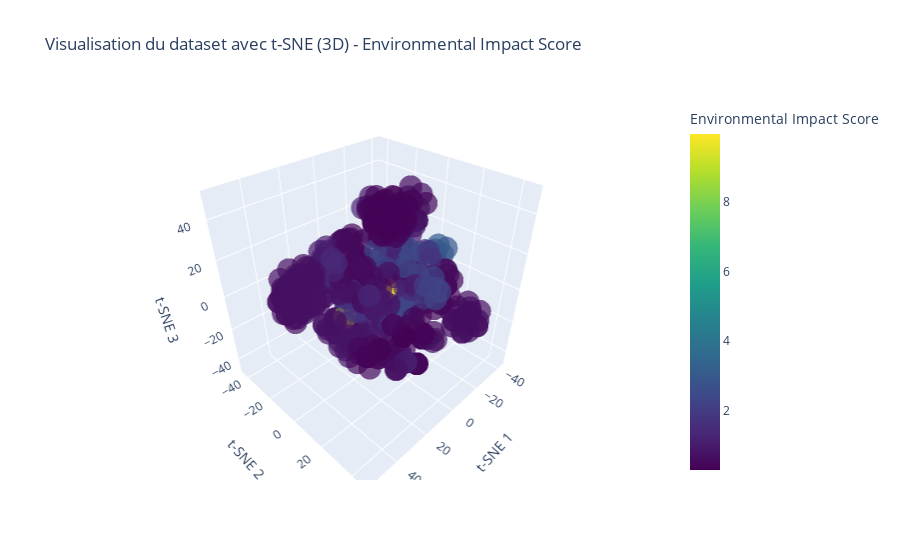
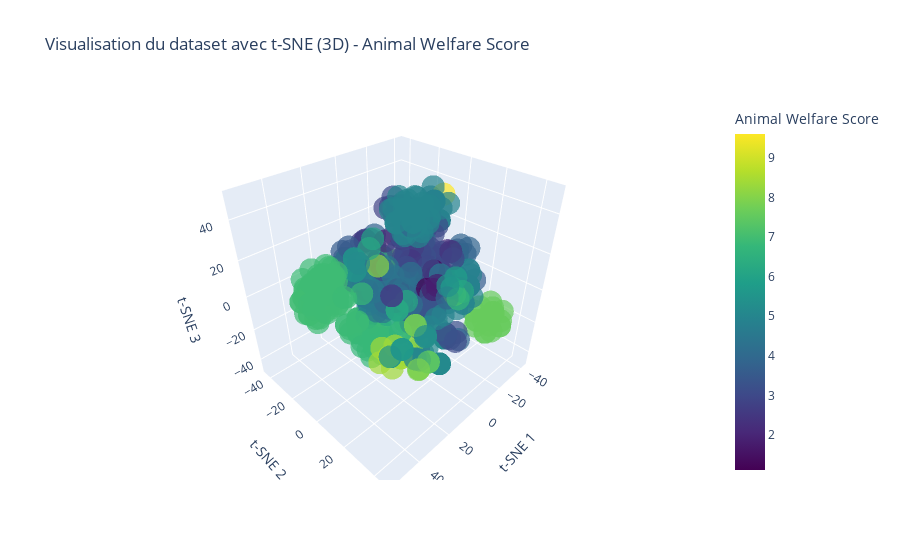
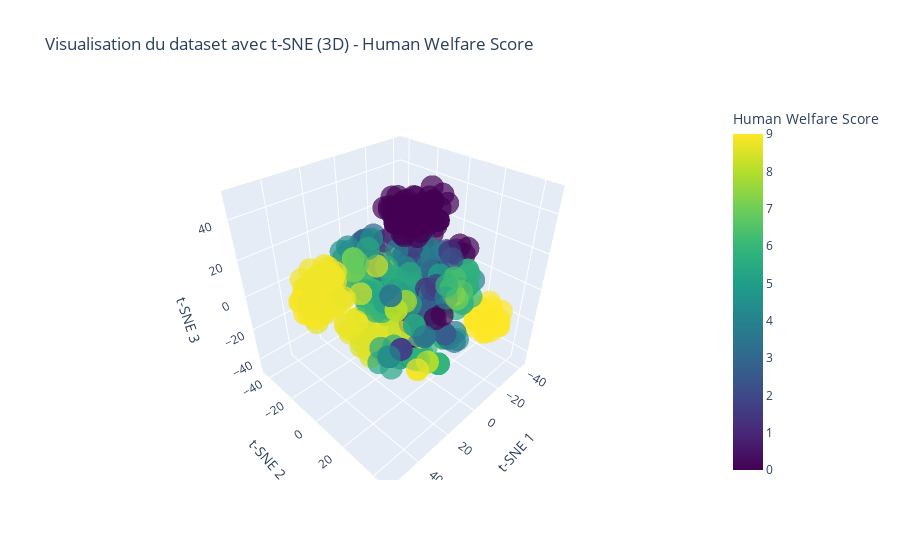
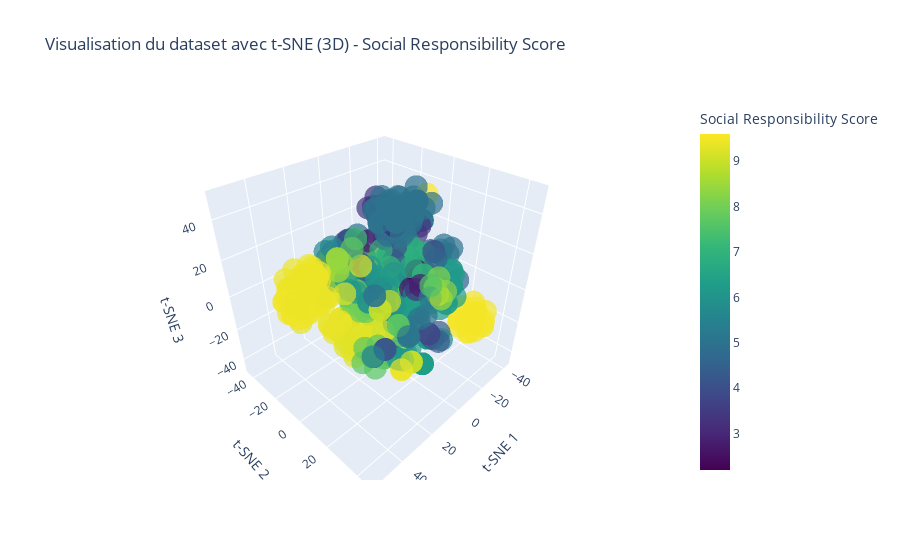

The cell these charts' notebook holds for them, in order:
### Code cell
#3D plot TSNE
df = clothes_df.drop(['Type', 'Environmental Impact Score', 'Animal Welfare Score', 'Human Welfare Score', 'Social Responsibility Score'], axis=1)

tsne = TSNE(n_components=3, random_state=42)
transformed_data = tsne.fit_transform(df)

# Créer un DataFrame avec les données transformées
tsne_df = pd.DataFrame(transformed_data, columns=['t-SNE 1', 't-SNE 2', 't-SNE 3'])

# Ajouter les colonnes de scores au DataFrame tsne_df
score_columns = ['Environmental Impact Score', 'Animal Welfare Score', 'Human Welfare Score', 'Social Responsibility Score']
tsne_df[score_columns] = clothes_df[score_columns]

# Créer et afficher des graphiques séparés pour chaque KPI
for score in score_columns:
    fig = px.scatter_3d(tsne_df, x='t-SNE 1', y='t-SNE 2', z='t-SNE 3',
                        color=score, color_continuous_scale='Viridis', opacity=0.7,
                        title=f"Visualisation du dataset avec t-SNE (3D) - {score}")
    fig.write_image(f"images/3D_TSNE_{score}.svg")
    fig.show()

### Figure 1 — Plotly figure (JSON) as saved in the notebook; plotly's stock layout.template omitted (floating-point values rounded to 4 significant figures; data arrays with more than 128 entries replaced by an {"elided": "..."} marker saying what was removed)
{"data": [{"hovertemplate": "t-SNE 1=%{x}<br>t-SNE 2=%{y}<br>t-SNE 3=%{z}<br>Environmental Impact Score=%{marker.color}<extra></extra>", "legendgroup": "", "marker": {"color": {"elided": "718 float values"}, "coloraxis": "coloraxis", "opacity": 0.7, "symbol": "circle"}, "mode": "markers", "name": "", "scene": "scene", "showlegend": false, "type": "scatter3d", "x": {"elided": "718 float values"}, "y": {"elided": "718 float values"}, "z": {"elided": "718 float values"}}], "layout": {"coloraxis": {"colorbar": {"title": {"text": "Environmental Impact Score"}}, "colorscale": [[0, "#440154"], [0.1111, "#482878"], [0.2222, "#3e4989"], [0.3333, "#31688e"], [0.4444, "#26828e"], [0.5556, "#1f9e89"], [0.6667, "#35b779"], [0.7778, "#6ece58"], [0.8889, "#b5de2b"], [1, "#fde725"]]}, "legend": {"tracegroupgap": 0}, "scene": {"domain": {"x": [0, 1], "y": [0, 1]}, "xaxis": {"title": {"text": "t-SNE 1"}}, "yaxis": {"title": {"text": "t-SNE 2"}}, "zaxis": {"title": {"text": "t-SNE 3"}}}, "title": {"text": "Visualisation du dataset avec t-SNE (3D) - Environmental Impact Score"}}}

### Figure 2 — Plotly figure (JSON) as saved in the notebook; plotly's stock layout.template omitted (floating-point values rounded to 4 significant figures; data arrays with more than 128 entries replaced by an {"elided": "..."} marker saying what was removed)
{"data": [{"hovertemplate": "t-SNE 1=%{x}<br>t-SNE 2=%{y}<br>t-SNE 3=%{z}<br>Animal Welfare Score=%{marker.color}<extra></extra>", "legendgroup": "", "marker": {"color": {"elided": "718 float values"}, "coloraxis": "coloraxis", "opacity": 0.7, "symbol": "circle"}, "mode": "markers", "name": "", "scene": "scene", "showlegend": false, "type": "scatter3d", "x": {"elided": "718 float values"}, "y": {"elided": "718 float values"}, "z": {"elided": "718 float values"}}], "layout": {"coloraxis": {"colorbar": {"title": {"text": "Animal Welfare Score"}}, "colorscale": [[0, "#440154"], [0.1111, "#482878"], [0.2222, "#3e4989"], [0.3333, "#31688e"], [0.4444, "#26828e"], [0.5556, "#1f9e89"], [0.6667, "#35b779"], [0.7778, "#6ece58"], [0.8889, "#b5de2b"], [1, "#fde725"]]}, "legend": {"tracegroupgap": 0}, "scene": {"domain": {"x": [0, 1], "y": [0, 1]}, "xaxis": {"title": {"text": "t-SNE 1"}}, "yaxis": {"title": {"text": "t-SNE 2"}}, "zaxis": {"title": {"text": "t-SNE 3"}}}, "title": {"text": "Visualisation du dataset avec t-SNE (3D) - Animal Welfare Score"}}}

### Figure 3 — Plotly figure (JSON) as saved in the notebook; plotly's stock layout.template omitted (floating-point values rounded to 4 significant figures; data arrays with more than 128 entries replaced by an {"elided": "..."} marker saying what was removed)
{"data": [{"hovertemplate": "t-SNE 1=%{x}<br>t-SNE 2=%{y}<br>t-SNE 3=%{z}<br>Human Welfare Score=%{marker.color}<extra></extra>", "legendgroup": "", "marker": {"color": {"elided": "718 float values"}, "coloraxis": "coloraxis", "opacity": 0.7, "symbol": "circle"}, "mode": "markers", "name": "", "scene": "scene", "showlegend": false, "type": "scatter3d", "x": {"elided": "718 float values"}, "y": {"elided": "718 float values"}, "z": {"elided": "718 float values"}}], "layout": {"coloraxis": {"colorbar": {"title": {"text": "Human Welfare Score"}}, "colorscale": [[0, "#440154"], [0.1111, "#482878"], [0.2222, "#3e4989"], [0.3333, "#31688e"], [0.4444, "#26828e"], [0.5556, "#1f9e89"], [0.6667, "#35b779"], [0.7778, "#6ece58"], [0.8889, "#b5de2b"], [1, "#fde725"]]}, "legend": {"tracegroupgap": 0}, "scene": {"domain": {"x": [0, 1], "y": [0, 1]}, "xaxis": {"title": {"text": "t-SNE 1"}}, "yaxis": {"title": {"text": "t-SNE 2"}}, "zaxis": {"title": {"text": "t-SNE 3"}}}, "title": {"text": "Visualisation du dataset avec t-SNE (3D) - Human Welfare Score"}}}

### Figure 4 — Plotly figure (JSON) as saved in the notebook; plotly's stock layout.template omitted (floating-point values rounded to 4 significant figures; data arrays with more than 128 entries replaced by an {"elided": "..."} marker saying what was removed)
{"data": [{"hovertemplate": "t-SNE 1=%{x}<br>t-SNE 2=%{y}<br>t-SNE 3=%{z}<br>Social Responsibility Score=%{marker.color}<extra></extra>", "legendgroup": "", "marker": {"color": {"elided": "718 float values"}, "coloraxis": "coloraxis", "opacity": 0.7, "symbol": "circle"}, "mode": "markers", "name": "", "scene": "scene", "showlegend": false, "type": "scatter3d", "x": {"elided": "718 float values"}, "y": {"elided": "718 float values"}, "z": {"elided": "718 float values"}}], "layout": {"coloraxis": {"colorbar": {"title": {"text": "Social Responsibility Score"}}, "colorscale": [[0, "#440154"], [0.1111, "#482878"], [0.2222, "#3e4989"], [0.3333, "#31688e"], [0.4444, "#26828e"], [0.5556, "#1f9e89"], [0.6667, "#35b779"], [0.7778, "#6ece58"], [0.8889, "#b5de2b"], [1, "#fde725"]]}, "legend": {"tracegroupgap": 0}, "scene": {"domain": {"x": [0, 1], "y": [0, 1]}, "xaxis": {"title": {"text": "t-SNE 1"}}, "yaxis": {"title": {"text": "t-SNE 2"}}, "zaxis": {"title": {"text": "t-SNE 3"}}}, "title": {"text": "Visualisation du dataset avec t-SNE (3D) - Social Responsibility Score"}}}
